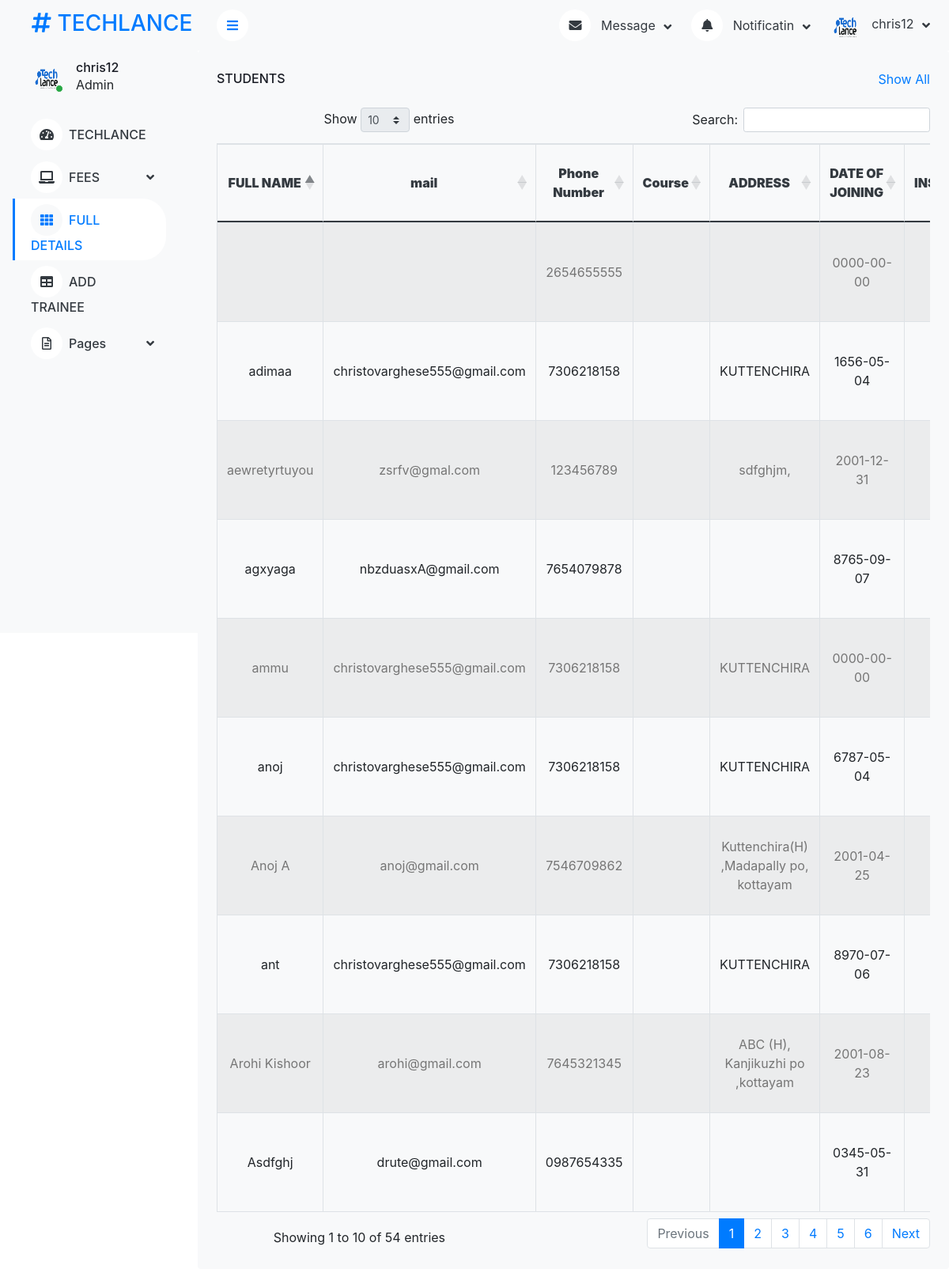
The page /teclance/teclance/fulldetail.php (signed in) on the database its author committed.
### tables this page shows
CREATE TABLE `reg_form` (
  `id` int(10) NOT NULL,
  `email` varchar(30) NOT NULL,
  `contact` varchar(40) NOT NULL,
  `address` varchar(50) NOT NULL,
  `course` varchar(40) NOT NULL,
  `date of joining` date NOT NULL,
  `instituion` varchar(40) NOT NULL,
  `contact person name` varchar(30) NOT NULL,
  `cp contact` varchar(40) NOT NULL,
  `date` date NOT NULL,
  `place` varchar(40) NOT NULL,
  `signature` text NOT NULL,
  `name` varchar(50) NOT NULL,
  `photo` text NOT NULL,
  `pen` int(11) NOT NULL,
  `status` int(11) NOT NULL DEFAULT 99 COMMENT 'payed or not',
  `courses` varchar(30) NOT NULL
);

### teclance/teclance/fulldetail.php (the view, shortened to what this page needs)
<?php
include("reg_database.php");
$sql3= "SELECT * FROM `reg_form`";
$result3=$conn->query($sql3);
 $uuid=$_SESSION["USERID"];
$sql31= "SELECT * FROM `login` WHERE `id`='$uuid'";
$result31=$conn->query($sql31);
 while($row31 = $result31->fetch_assoc())
                    {
                        $nameuser=$row31['username'];
                        }
?>
<!DOCTYPE html>
<html lang="en">
<head>
    <link href="https://cdnjs.cloudflare.com/ajax/libs/font-awesome/5.10.0/css/all.min.css" rel="stylesheet">
    <link href="https://cdn.jsdelivr.net/npm/bootstrap-icons@1.4.1/font/bootstrap-icons.css" rel="stylesheet">
    <link href="lib/owlcarousel/assets/owl.carousel.min.css" rel="stylesheet">
    <link href="lib/tempusdominus/css/tempusdominus-bootstrap-4.min.css" rel="stylesheet" />
    <link href="css/bootstrap.min.css" rel="stylesheet">
    <link href="css/style.css" rel="stylesheet">
    <link rel="stylesheet" href="https://cdnjs.cloudflare.com/ajax/libs/twitter-bootstrap/4.5.2/css/bootstrap.css">
    <link rel="stylesheet" href="https://cdn.datatables.net/1.12.1/css/dataTables.bootstrap4.min.css">
</head>
<body>
    <div class=" position-relative bg-white d-flex p-0">
        <div class="sidebar pe-4 pb-3">
            <nav class="navbar bg-light navbar-light">
                <a href="index.php" class="navbar-brand mx-4 mb-3">
                    <h3 class="text-primary"><i class="fa fa-hashtag me-2"></i>TECHLANCE</h3>
                </a>
                <div class="d-flex align-items-center ms-4 mb-4">
                    <div class="position-relative">
                        <img class="rounded-circle" src="img/logo.png" alt="" style="width: 40px; height: 40px;">
                        <div class="bg-success rounded-circle border border-2 border-white position-absolute end-0 bottom-0 p-1"></div>
                    </div>
                    <div class="ms-3">
                        <h6 class="mb-0"><?php echo $nameuser;?></h6>
                        <span>Admin</span>
                    </div>
                </div>
                <div class="navbar-nav w-100">
                    <a href="index.php" class="nav-item nav-link"><i class="fa fa-tachometer-alt me-2"></i>TECHLANCE</a>
                    <div class="nav-item dropdown">
                    <a href="#" class="nav-link dropdown-toggle" data-bs-toggle="dropdown"><i class="fa fa-laptop me-2"></i>FEES</a>
                    <a href="fulldetail.php" class="nav-item nav-link active"><i class="fa fa-th me-2"></i>FULL DETAILS</a>
                     <a href="reg_form.php" class="nav-item nav-link"><i class="fa fa-table me-2"></i>ADD TRAINEE</a>
                    <div class="nav-item dropdown">
                        <a href="#" class="nav-link dropdown-toggle" data-bs-toggle="dropdown"><i class="far fa-file-alt me-2"></i>Pages</a>
                    </div>
                </div>
            </nav>
        </div>
        <div class="content">
            <nav class="navbar navbar-expand bg-light navbar-light sticky-top px-4 py-0">
                <a href="#" class="sidebar-toggler flex-shrink-0">
                    <i class="fa fa-bars"></i>
                </a>
                <div class="navbar-nav align-items-center ms-auto">
                    <div class="nav-item dropdown">
                        <a href="#" class="nav-link dropdown-toggle" data-bs-toggle="dropdown">
                            <i class="fa fa-envelope me-lg-2"></i>
                            <span class="d-none d-lg-inline-flex">Message</span>
                        </a>
                    </div>
                    <div class="nav-item dropdown">
                        <a href="#" class="nav-link dropdown-toggle" data-bs-toggle="dropdown">
                            <i class="fa fa-bell me-lg-2"></i>
                            <span class="d-none d-lg-inline-flex">Notificatin</span>
                        </a>
                    </div>
                    <div class="nav-item dropdown">
                        <a href="#" class="nav-link dropdown-toggle" data-bs-toggle="dropdown">
                            <img class="rounded-circle me-lg-2" src="img/logo.png" alt="" style="width: 40px; height: 40px;">
                            <span class="d-none d-lg-inline-flex"><?php echo $nameuser;?></span>
                        </a>
                    </div>
                </div>
            </nav>
 <div class="container-fluid p-0">
                <div class="bg-light text-center rounded p-4">
                    <div class="d-flex align-items-center justify-content-between mb-4">
                        <h6 class="mb-0">STUDENTS</h6>
                        <a href="">Show All</a>
                    </div>
                    <div class="table-responsive">
                             <table id="example" class="table table-striped table-bordered" style="width:100%">
                            <thead>
                            <tr class="text-dark">
                                <th><b>FULL NAME</b></th>
                                <th><b>mail</b></th>
                                <th><b>Phone Number</b></th>
                                <th><b>Course</b></th>
                                <th><b>ADDRESS</b></th>
                                <th><b>DATE OF JOINING</b></th>
                                <th><b>INSTITUTION</b></th>
                            </tr>
                        </thead>
                        <tbody>
                            <?php
                                while($row3 = $result3->fetch_assoc())
                                {
                            ?>
                            <tr>
                                <td><?php echo $row3['name'];?></td>
                                <td><?php echo $row3['email'];?></td>
                                <td><?php echo $row3['contact'];?></td>
                                <td><?php echo $row3['courses'];?></td>
                                <td><?php echo $row3['address'];?></td>
                                <td><?php echo $row3['date of joining'];?></td>
                                <td><?php echo $row3['instituion'];?></td>
                            </tr>
                              <?php
                        }
                    ?>
                        </tbody>
                    </table>
                </div>
            </div>
        </div>
    </div>
    </div>
</body>
</html>

### teclance/teclance/css/style.css (style rules this page uses)
:root { --primary: #009CFF; --light: #F3F6F9; --dark: #191C24; }
.sidebar { position: fixed; top: 0; left: 0; bottom: 0; width: 250px; height: 100vh; overflow-y: auto; background: var(--light); transition: 0.5s; z-index: 999; }
.content { margin-left: 250px; min-height: 100vh; background: #FFFFFF; transition: 0.5s; }
@media (min-width: 992px) { .sidebar { margin-left: 0; } }
@media (min-width: 992px) { .content { width: calc(100% - 250px); } }
.sidebar .navbar .navbar-nav .nav-link { padding: 7px 20px; color: var(--dark); font-weight: 500; border-left: 3px solid var(--light); border-radius: 0 30px 30px 0; outline: none; }
.sidebar .navbar .navbar-nav .nav-link:hover, .sidebar .navbar .navbar-nav .nav-link.active { color: var(--primary); background: #FFFFFF; border-color: var(--primary); }
.sidebar .navbar .navbar-nav .nav-link i { width: 40px; height: 40px; display: inline-flex; align-items: center; justify-content: center; background: #FFFFFF; border-radius: 40px; }
.sidebar .navbar .navbar-nav .nav-link:hover i, .sidebar .navbar .navbar-nav .nav-link.active i { background: var(--light); }
.sidebar .navbar .dropdown-toggle::after { position: absolute; top: 15px; right: 15px; border: none; content: "\f107"; font-family: "Font Awesome 5 Free"; font-weight: 900; transition: .5s; }
.content .navbar .navbar-nav .nav-link { margin-left: 25px; padding: 12px 0; color: var(--dark); outline: none; }
.content .navbar .sidebar-toggler, .content .navbar .navbar-nav .nav-link i { width: 40px; height: 40px; display: inline-flex; align-items: center; justify-content: center; background: #FFFFFF; border-radius: 40px; }
.content .navbar .dropdown-toggle::after { margin-left: 6px; vertical-align: middle; border: none; content: "\f107"; font-family: "Font Awesome 5 Free"; font-weight: 900; transition: .5s; }
.table td { vertical-align: middle !important; }
.table th { vertical-align: middle !important; text-align: center !important; }

### rows shown on the page
reg_form: name "Asdfghj", email "drute@gmail.com", contact "0987654335", date of joining "0345-05-31"
reg_form: name "agxyaga", email "nbzduasxA@gmail.com", contact "7654079878", date of joining "8765-09-07"
reg_form: name "aewretyrtuyou", email "zsrfv@gmal.com", contact "123456789", address "sdfghjm,", date of joining "2001-12-31"
reg_form: name "Arohi Kishoor", email "arohi@gmail.com", contact "7645321345", address "ABC (H), Kanjikuzhi po ,kottayam", date of joining "2001-08-23"
reg_form: name "Anoj A", email "anoj@gmail.com", contact "7546709862", address "Kuttenchira(H) ,Madapally po, kottayam", date of joining "2001-04-25"
reg_form: contact "2654655555", date of joining "0000-00-00"
reg_form: name "adimaa", email "christovarghese555@gmail.com", contact "7306218158", address "KUTTENCHIRA", date of joining "1656-05-04"
reg_form: name "ant", email "christovarghese555@gmail.com", contact "7306218158", address "KUTTENCHIRA", date of joining "8970-07-06"
reg_form: name "ammu", email "christovarghese555@gmail.com", contact "7306218158", address "KUTTENCHIRA", date of joining "0000-00-00"
reg_form: name "anoj", email "christovarghese555@gmail.com", contact "7306218158", address "KUTTENCHIRA", date of joining "6787-05-04"

### other values the page prints
$nameuser "chris12"
